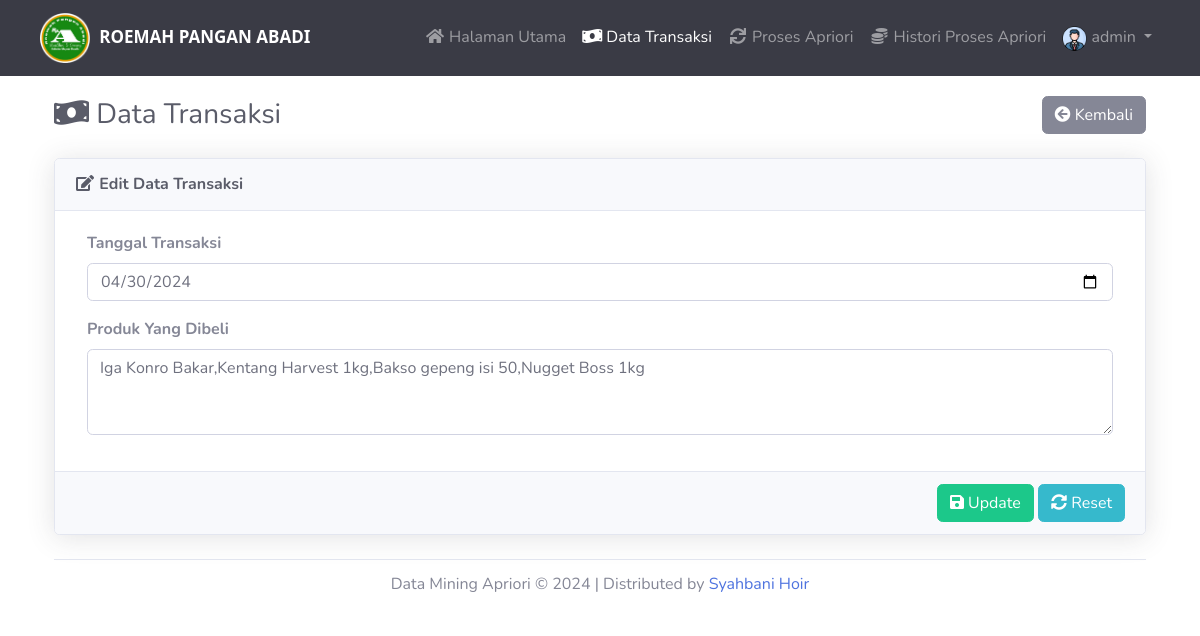
The page /index.php?menu=edit_transaksi&id_transaksi=1 (signed in) on the database its author committed.
### tables this page shows
CREATE TABLE `transaksi` (
  `id_transaksi` int(11) NOT NULL,
  `tanggal_transaksi` date DEFAULT NULL,
  `produk` text DEFAULT NULL
);

### database.php (called while the page is built, shortened)
<?php
class database {
    private $servername;
    private $user_db;
    private $password_db;
    private $database;
    private $koneksi;
    function load_conf_db() {
        $path = dirname(__FILE__) . '/koneksi.php';
        if (file_exists($path)) {
            $conf = include $path;
            $this->servername = @$conf['host'];
            $this->database = @$conf['dbname'];
            $this->user_db = @$conf['username'];
            $this->password_db = @$conf['password'];
        }
    }
    public function connect_db() {
        $this->koneksi = mysqli_connect($this->servername, $this->user_db, $this->password_db, $this->database);
        return $this->koneksi;
    }
    function db_query($sql) {
        $conn = $this->koneksi;
        return mysqli_query($conn, $sql);
    }
}
?>

### edit_transaksi.php (the view, shortened to what this page needs)
<?php
include_once "database.php";
$db_object = new database();
$id_transaksi = $_GET['id_transaksi'];
$sql ="SELECT * FROM transaksi WHERE id_transaksi='$id_transaksi'";
$query=$db_object->db_query($sql);
?>
<div class="d-sm-flex align-items-center justify-content-between mb-4">
    <h1 class="h3 mb-0 text-gray-800"><i class="fas fa-fw fa-money-bill-wave"></i> Data Transaksi</h1>
    <a href="?menu=data_transaksi" class="btn btn-secondary"><i class="fa fa-arrow-circle-left"></i> Kembali</a>
</div>
<div class="card shadow mb-4">
    <div class="card-header py-3">
        <h6 class="m-0 font-weight-bold text-dark"><i class="fas fa-fw fa-edit"></i> Edit Data Transaksi</h6>
    </div>
    <?php
    foreach ($query as $data) {
    ?>
    <form method="post" enctype="multipart/form-data" action="">
        <div class="card-body">
            <div class="col-12">
                <label for="" class="font-weight-bold">Tanggal Transaksi</label>
                <div class="form-group">
                    <input type="date" name="tanggal_transaksi" value="<?= $data['tanggal_transaksi'] ?>"
                        class="form-control" required="" />
                </div>
            </div>
            <div class="col-12">
                <label for="" class="font-weight-bold">Produk Yang Dibeli</label>
                <div class="form-group">
                    <textarea class="form-control" name="produk" rows="3" required=""><?= $data['produk'] ?></textarea>
                </div>
            </div>
        </div>
        <div class="card-footer text-right">
            <button name="update" type="submit" class="btn btn-success"><i class="fa fa-save"></i> Update</button>
            <button type="reset" class="btn btn-info"><i class="fa fa-sync-alt"></i> Reset</button>
        </div>
    </form>
</div>
<?php } ?>

### rows shown on the page
transaksi: tanggal_transaksi "04/30/2024", produk "Iga Konro Bakar,Kentang Harvest 1kg,Bakso gepeng isi 50,Nugget Boss 1kg"

### other values the page prints
$_SESSION['apriori_username'] "admin"
